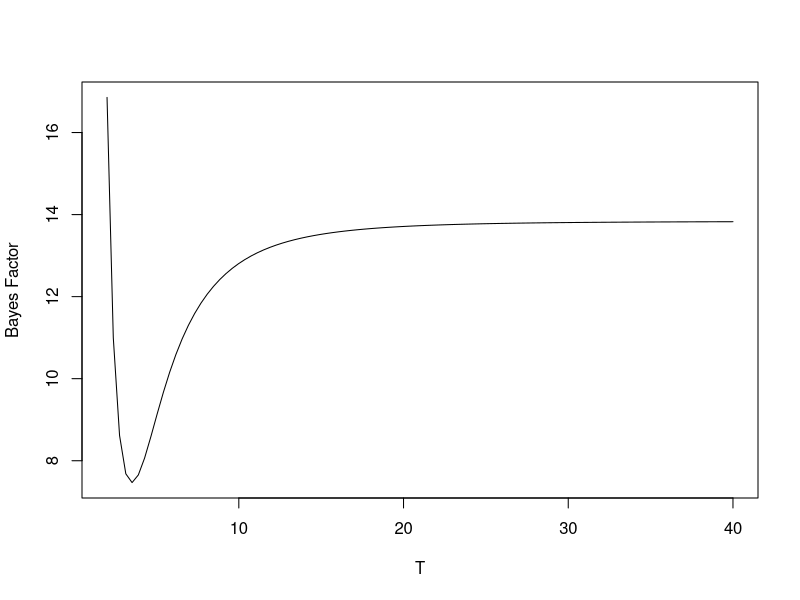
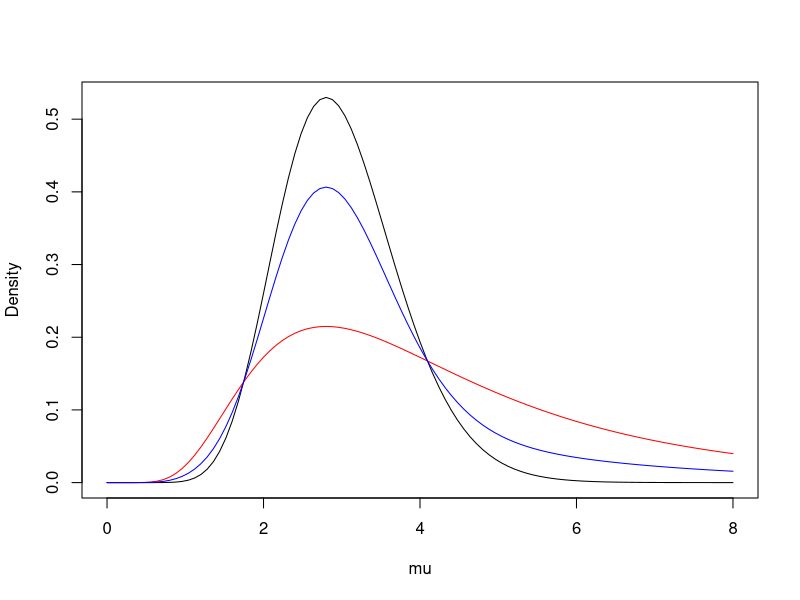

Generate these figures, in order, with R:
## ---- chunk 1
knitr::opts_chunk$set(echo = TRUE,
                      message = FALSE,
                      warning = FALSE)
## ---- chunk 2
library(LearnBayes)
library(readr)
## ---- chunk 3
mean_h <- 100
mean_a <- 130
ph <- 0.95
pa <- 0.05
## ---- chunk 4
(prior_odds <- ph / pa)
## ---- chunk 5
y <- 120
sigma2 <- 100
## ---- chunk 6
(BF_ha <- dnorm(y, mean_h, sqrt(sigma2)) /
  dnorm(y, mean_a, sqrt(sigma2)))
(odds_ha <- prior_odds * BF_ha)
(post_h <- odds_ha / (odds_ha + 1))
## ---- chunk 7
mnormt.onesided(100,
                c(100, 15),
                c(120, 1, 10))
## ---- chunk 8
mnormt.twosided(100,
                0.5,
                c(1, 2, 4, 8, 15, 30, 60, 600),
                c(120, 1, 10))
## ---- chunk 9
d <- read_csv("../data/website_counts.csv")
(y <- d$Count[d$Type == "Weekday"])
## ---- chunk 10
log_f <- function(y, a, b){
  s <- sum(y)
  n <- length(y)
  lgamma(a + s) - lgamma(a) - 
    sum(log(factorial(y))) +
    a * log(b) - (a + s) * log(b + n)
}
## ---- chunk 11
(log_f1 <- log_f(y, 40, 2))
(log_f2 <- log_f(y, 20, 2))
## ---- chunk 12
(log_B12 <- log_f1 - log_f2)
(B_12 <- exp(log_B12))
## ---- chunk 13
log_post <- function(theta, y1, y2, mu1, tau1,
                     mu2, tau2){
  theta1 <- theta[1]
  theta2 <- theta[2]
  lambda1 <- exp((theta1 + theta2) / 2)
  lambda2 <- exp((theta2 - theta1) / 2)
  log_prior <- dnorm(theta1, mu1, tau1, log = TRUE) +
    dnorm(theta2, mu2, tau2, log = TRUE)
  log_like <- sum(dpois(y1, lambda1, log = TRUE)) +
    sum(dpois(y2, lambda2, log = TRUE))
  log_prior + log_like
}
## ---- chunk 14
d <- read_csv("../data/website_counts.csv")
y1 <- d$Count[d$Type == "Weekend"]
y2 <- d$Count[d$Type == "Weekday"]
## ---- chunk 15
(log_M1 <- laplace(log_post, c(0, 0), y1, y2, 
                   0, 0.5, 5, 5)$int)
## ---- chunk 16
(log_M2 <- laplace(log_post, c(0, 0), y1, y2, 
                   0, 0.05, 5, 5)$int)
## ---- chunk 17
(log_B12 <- log_M1 - log_M2)
(B12 <- exp(log_B12))
## ---- chunk 18
y <- c(0, 1, 2, 3, 8)
## ---- chunk 19
compute.bf <- function(T, y){
  n <- length(y)
  s <- sum(y)
  f1 <- (1 / T) * 
    (1 - pbeta(1 / (T + 1), n - 1,s + 1)) * 
    beta(n - 1, s + 1)
  f2 <- (1 / T) / prod(gamma(y + 1)) * 
    pgamma(T, shape = s + 1, rate = n) * 
    gamma(s + 1) / n ^ (s + 1)
  f1 / f2
}
## ---- chunk 20
curve(compute.bf(x, y), from = 2, to = 40,
      xlab = "T", ylab = "Bayes Factor")
## ---- chunk 21
gibbs_MS <- function(prior, y, m){
  s <- sum(y)
  n <- length(y)
  # initial estimate
  mu <- mean(y)
  # storage for Gibbs variates
  sim_pars <- matrix(0, m, 2)
  for(j in 1:m){
    log.M1 <- sum(dgeom(y, 1 / (1 + mu), log=TRUE)) +
      log(prior[1])
    log.M2  <- sum(dpois(y, mu, log=TRUE)) + 
      log(prior[2])
    prob <- exp(log.M1) / (exp(log.M1) + exp(log.M2))
    M <- ifelse(runif(1) < prob, 1, 2)
    if(M == 2){
      mu <- rgamma(1, shape = s + 1, rate = n) 
    } else {
      p <- rbeta(1, n - 1, s + 1)
      mu <- (1 - p) / p
    }
    sim_pars[j, ] <- c(M, mu)
  }
  sim_pars
}
## ---- chunk 22
prior <- c(.1,.9)
y <- c(0, 1, 2, 3, 8)
S <- gibbs_MS(prior, y, 100000)
model.freq <- table(S[, 1])
post.odds <- model.freq["1"] / model.freq["2"]
BF <- post.odds / (prior[1] / prior[2])
BF
## ---- chunk 23
y <- c(0, 1, 2, 3, 8)
s <- sum(y)
n <- length(y)
curve(dgamma(x, s + 1, n), 0, 8,
      xlab = "mu", ylab = "Density")
curve(dbeta(1 / (1 + x), n - 1, s + 1) / (1 + x) ^ 2,
      add = TRUE, col = "red")
mix_post <- function(x){
  p <- 0.1 * BF / (0.1 * BF + 0.9)
  p * dgamma(x, s + 1, n) + (1 - p) * 
    dbeta(1 / (1 + x), n - 1, s + 1) / (1 + x) ^ 2
}
curve(mix_post(x), add = TRUE, col = "blue")
